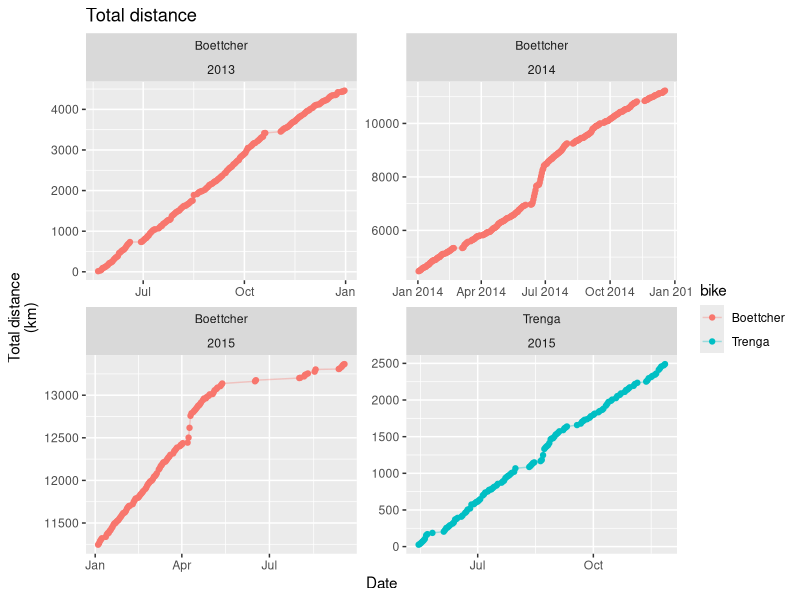
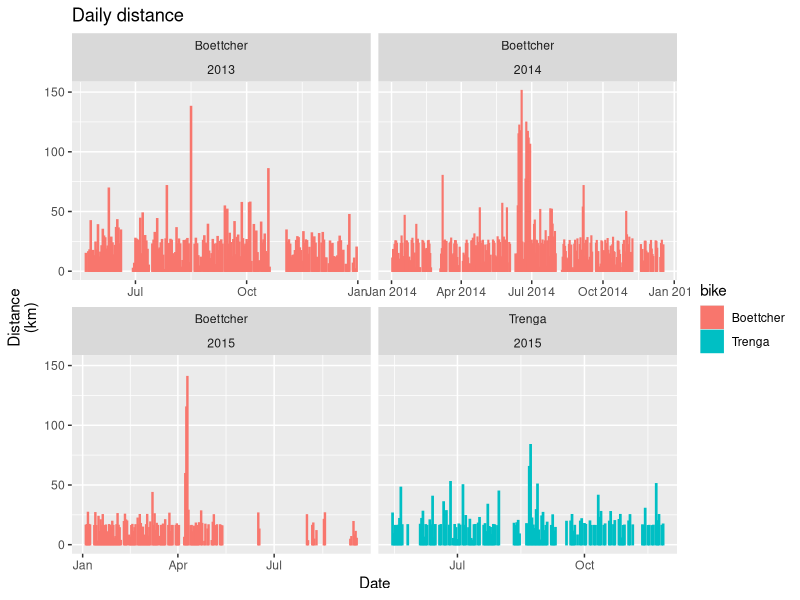
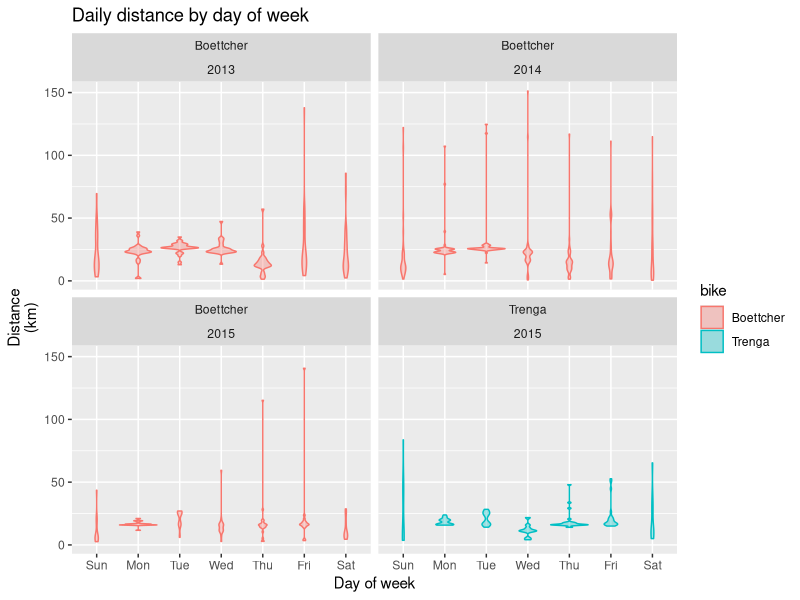
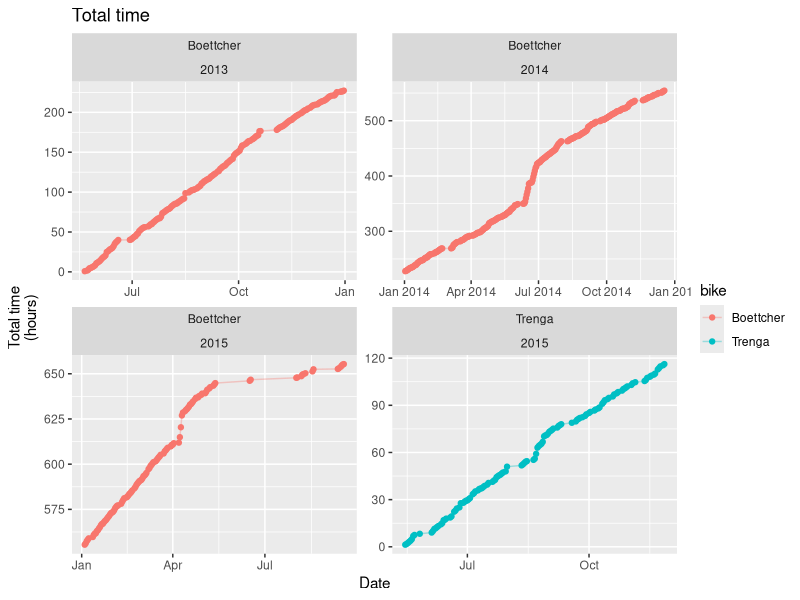
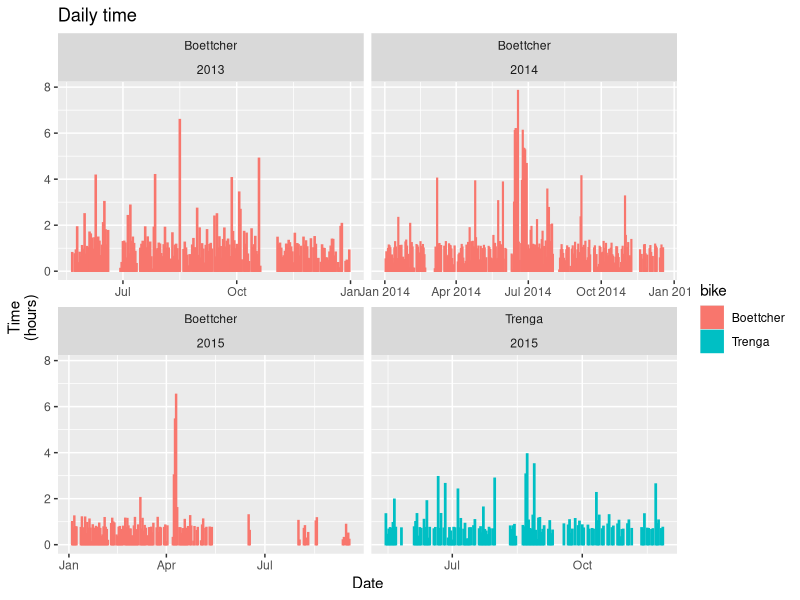
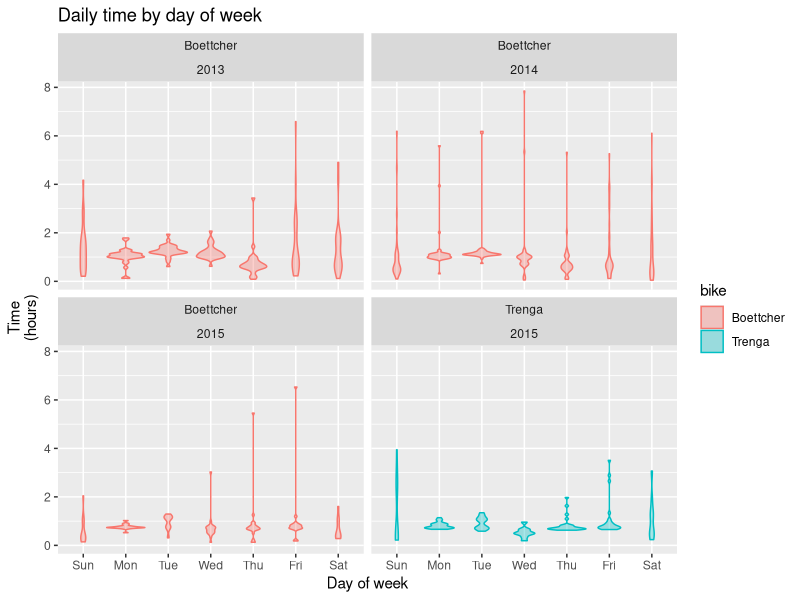
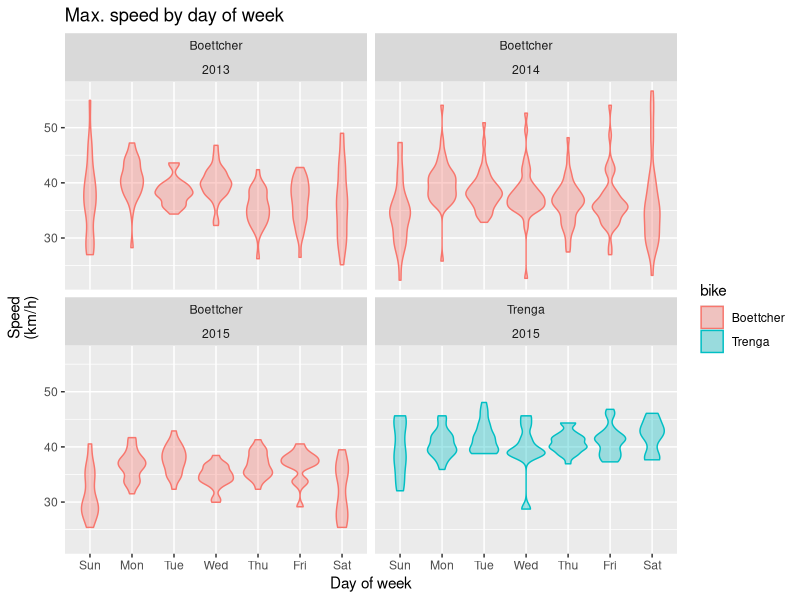
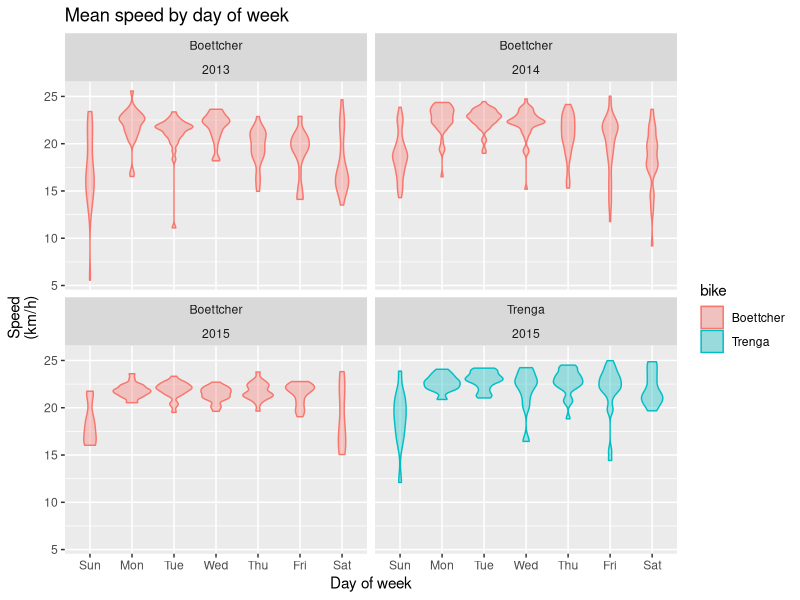

Write the R code that produced these figures, in order.
# --- reading, converting
library(lubridate)

df <- read.csv("stats.csv", sep=",", dec=".", comment.char="#")

df$date <- as.Date(df$date, "%d.%m.%Y")
df$day <- wday(df$date, label=TRUE)
df$year <- format(df$date, "%Y")
df$year_month <- format(df$date, "%Y-%m")
df$km.day <- as.numeric(as.character(df$km.day))
df$time.day <- hms(df$time.day)
df$time.day.hours <- period_to_seconds(df$time.day)/3600
df$V_mean <- as.numeric(as.character(df$V_mean))
df$V_max <- as.numeric(as.character(df$V_max))
df$total.time <- hms(df$total.time)
df$total.time.hours <- period_to_seconds(df$total.time)/3600

# ..debug data..
#lapply(df, class)
#str(df)
#which(is.na(df$V_max))
#df[rowSums(is.na(df)) > 0,]

# --- plotting
library(ggplot2)

png("stats_%d.png", width=2200, height=1000, res=120)

# ..distance related
ggplot(df, aes(x=date, y=total.km, group=bike, color=bike, fill=bike)) +
      geom_point() +
      geom_line(alpha=.35) +
      ggtitle("Total distance") +
      labs(x="Date", y="Total distance\n(km)") +
      facet_wrap(bike~year, scales="free")

ggplot(df, aes(x=date, y=km.day, group=bike, color=bike, fill=bike)) +
      geom_bar(stat="identity") +
      #geom_area(alpha=.35) +
      ggtitle("Daily distance") +
      labs(x="Date", y="Distance\n(km)") +
      facet_wrap(bike~year, scales="free_x")

ggplot(df, aes(day, km.day, fill=bike, color=bike)) +
      geom_violin(adjust=.75, alpha=.35) +
      ggtitle("Daily distance by day of week") +
      labs(x="Day of week", y="Distance\n(km)") +
      facet_wrap(bike~year)

# ..time related
ggplot(df, aes(x=date, y=total.time.hours, group=bike, color=bike, fill=bike)) +
      geom_point() +
      geom_line(alpha=.35) +
      ggtitle("Total time") +
      labs(x="Date", y="Total time\n(hours)") +
      facet_wrap(bike~year, scales="free")

ggplot(df, aes(x=date, y=time.day.hours, group=bike, color=bike, fill=bike)) +
      geom_bar(stat="identity") +
      #geom_area(alpha=.35) +
      ggtitle("Daily time") +
      labs(x="Date", y="Time\n(hours)") +
      facet_wrap(bike~year, scales="free_x")

ggplot(df, aes(day, time.day.hours, fill=bike, color=bike)) +
      geom_violin(adjust=.75, alpha=.35) +
      ggtitle("Daily time by day of week") +
      labs(x="Day of week", y="Time\n(hours)") +
      facet_wrap(bike~year)

# ..speed related
ggplot(df, aes(day, V_max, fill=bike, color=bike)) +
      geom_violin(adjust=.75, alpha=.35) +
      ggtitle("Max. speed by day of week") +
      labs(x="Day of week", y="Speed\n(km/h)") +
      facet_wrap(bike~year)

ggplot(df, aes(day, V_mean, fill=bike, color=bike)) +
      geom_violin(adjust=.75, alpha=.35) +
      ggtitle("Mean speed by day of week") +
      labs(x="Day of week", y="Speed\n(km/h)") +
      facet_wrap(bike~year)
